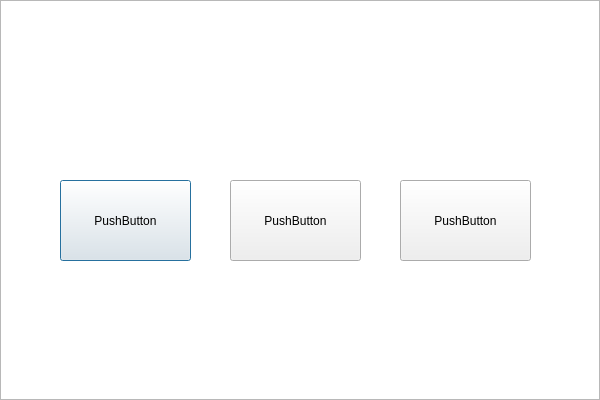
<?xml version="1.0" encoding="UTF-8"?>
<ui version="4.0">
 <class>Dialog</class>
 <widget class="QDialog" name="Dialog">
  <property name="geometry">
   <rect>
    <x>0</x>
    <y>0</y>
    <width>600</width>
    <height>400</height>
   </rect>
  </property>
  <property name="windowTitle">
   <string>Dialog</string>
  </property>
  <widget class="QPushButton" name="pushButton">
   <property name="geometry">
    <rect>
     <x>60</x>
     <y>180</y>
     <width>131</width>
     <height>81</height>
    </rect>
   </property>
   <property name="text">
    <string>PushButton</string>
   </property>
  </widget>
  <widget class="QPushButton" name="pushButton_2">
   <property name="geometry">
    <rect>
     <x>230</x>
     <y>180</y>
     <width>131</width>
     <height>81</height>
    </rect>
   </property>
   <property name="text">
    <string>PushButton</string>
   </property>
  </widget>
  <widget class="QPushButton" name="pushButton_3">
   <property name="geometry">
    <rect>
     <x>400</x>
     <y>180</y>
     <width>131</width>
     <height>81</height>
    </rect>
   </property>
   <property name="text">
    <string>PushButton</string>
   </property>
  </widget>
  <widget class="QGraphicsView" name="graphicsView">
   <property name="geometry">
    <rect>
     <x>0</x>
     <y>0</y>
     <width>600</width>
     <height>400</height>
    </rect>
   </property>
   <property name="autoFillBackground">
    <bool>false</bool>
   </property>
  </widget>
  <zorder>graphicsView</zorder>
  <zorder>pushButton</zorder>
  <zorder>pushButton_2</zorder>
  <zorder>pushButton_3</zorder>
 </widget>
 <resources/>
 <connections/>
</ui>
